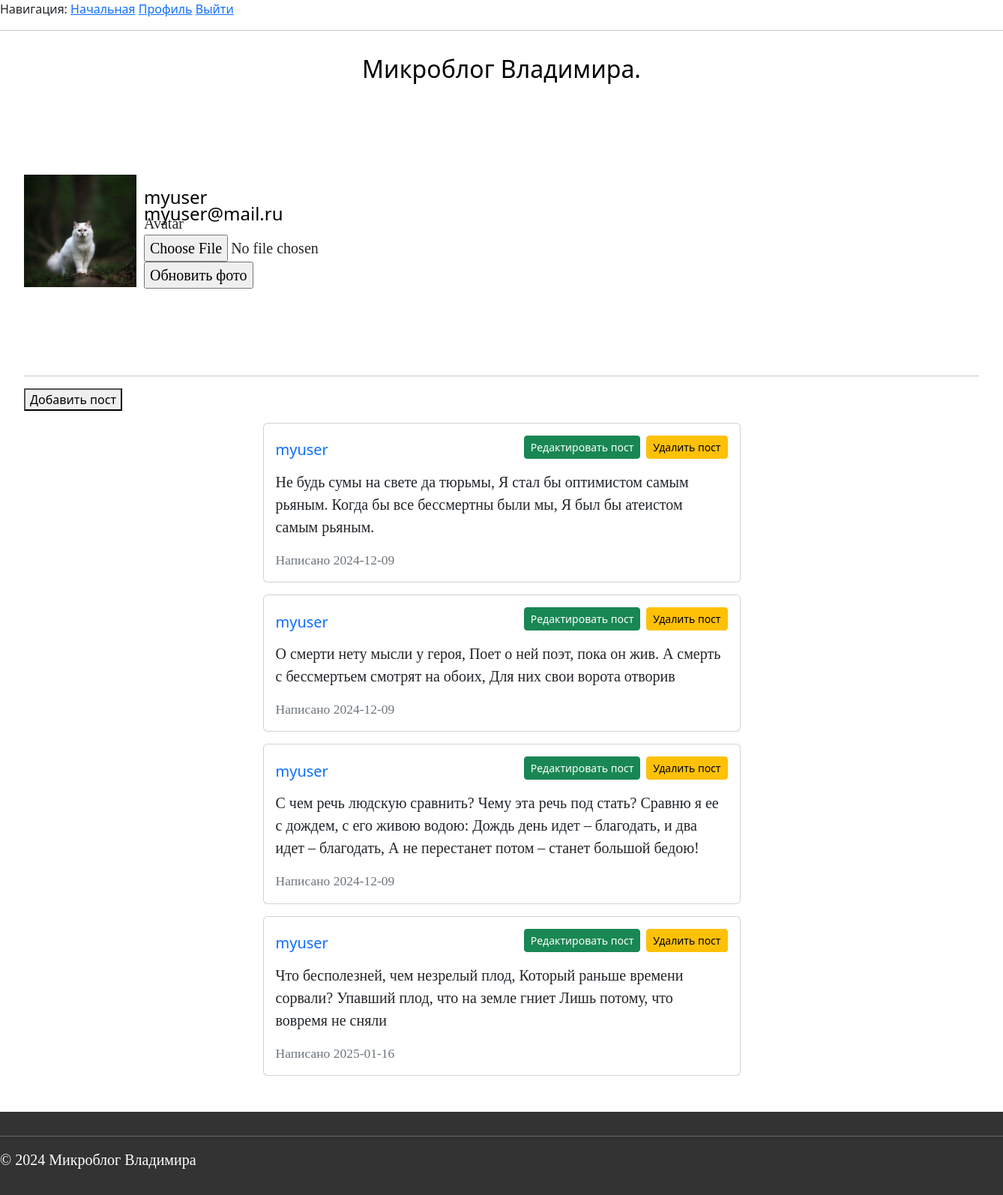
/user/myuser (signed in), run on the app's committed database.
### app/models.py (models this page shows, shortened)
class User(UserMixin, db.Model):
    id = db.Column(db.Integer, primary_key=True)
    username = db.Column(db.String(80), unique=True, nullable=False)
    email = db.Column(db.String(120), unique=True, nullable=False)
    password_hash = db.Column(db.String(128), nullable=False)
    avatar = db.Column(db.String(120), default='default_avatar.png')
    def avatar_url(self):
        if self.avatar:
            return url_for('static', filename=f'avatars/{self.avatar}')
        return url_for('static', filename='avatars/default_avatar.png')

class Post(db.Model):
    id = db.Column(db.Integer, primary_key=True)
    title = db.Column(db.String(120), nullable=False)
    text = db.Column(db.Text, nullable=False)
    date = db.Column(db.Text, nullable=False)
    user_id = db.Column(db.Integer, db.ForeignKey('user.id'), nullable=False)
    user = db.relationship('User', backref=db.backref('posts', lazy=True))

### app/routes.py (the view, shortened to what this page needs)
@app.route('/user/<username>',methods=['GET', 'POST'])
@login_required
def user(username):
    user = db.first_or_404(sa.select(User).where(User.username == username))
    posts = Post.query.filter_by(user_id=user.id).all()
    logger.info(f"user id from db: {user.id}")
    logger.info(f'id: {current_user.get_id()}')
    form = UpdateAvatarForm()
    return render_template('user.html', user=user, form=form, posts=posts)

### app/forms.py
class UpdateAvatarForm(FlaskForm):
    avatar = FileField('Avatar', validators=[FileAllowed(['jpg', 'png'], 'Только изображения!')])
    submit = SubmitField('Обновить фото')

### app/models.py (called while the page is built)
@login.user_loader
def load_user(id):
    return db.session.get(User, int(id))

### app/templates/user.html (shortened to what this page needs)
{% extends "base.html" %}
{% block content %}
    <h4 class="username"> {{ user.username }}</h4>
    <h4 class="useremail"> {{ user.email }}</h4>
    <form action="" method="post" enctype="multipart/form-data">
        <img src="{{ user.avatar_url() }}" alt="{{ user.username }}'s avatar" width="150" height="150">
            <br>
            <p class="avataruser">
                {{ form.avatar.label }}
                <br>
                {{ form.avatar() }}
                <br>
                {{ form.submit() }}
            </p>
    </form>
    <hr>
    <form action="/add_post">
        <button class="addpost" type="submit">Добавить пост</button>
    </form>
    <div class="col-6 mx-auto">
        {% for post in posts %}
          <div class="card my-3">
            <div class="card-body">
              <div class="d-flex justify-content-between align-items-center">
                <h5 class="card-title text-primary">{{ post.title }}</h5>
                <div class="d-flex">
                    <form action="{{ url_for('edit_user_post', post_id=post.id) }}" method="post">
                        <button type="submit" class="btn btn-sm btn-success me-2">Редактировать пост</button>
                    </form>
                    <form action="{{ url_for('delete_post', post_id=post.id) }}" method="post">
                        <button onclick="return confirmClick()" type="submit" class="btn btn-sm btn-warning">Удалить пост</button>
                    </form>
                </div>
              </div>
              <p class="card-text">{{ post.text }}</p>
              <p class="card-text"><small class="text-muted">Написано {{ post.date }}</small></p>
            </div>
          </div>
        {% endfor %}
      </div>
      {% endblock %}

### app/static/css/style.css (style rules this page uses)
body { background-color: #f9f9f9; color: #333; font-family: "Arial", sans-serif }
p { font-family: Times New Roman; font-size: 20px; }
.username { color: black; position: relative; left: 160px; top: 90px; }
.useremail { color: black; position: relative; left: 160px; top: 75px; }
.avataruser { position: relative; top: -100px; left: 160px; }

### data on the page
User: username "myuser", email "myuser@mail.ru", avatar_url (picture)
Post: title "myuser", text "Не будь сумы на свете да тюрьмы, Я стал бы оптимистом самым рьяным. Когда бы все бессмертны были мы, Я был бы атеистом самым рьяным.", date "2024-12-09"
Post: title "myuser", text "О смерти нету мысли у героя, Поет о ней поэт, пока он жив. А смерть с бессмертьем смотрят на обоих, Для них свои ворота отворив", date "2024-12-09"
Post: title "myuser", text "С чем речь людскую сравнить? Чему эта речь под стать? Сравню я ее с дождем, с его живою водою: Дождь день идет – благодать, и два идет – благодать, А не перестанет потом – станет большой бедою!", date "2024-12-09"
Post: title "myuser", text "Что бесполезней, чем незрелый плод, Который раньше времени сорвали? Упавший плод, что на земле гниет Лишь потому, что вовремя не сняли", date "2025-01-16"
